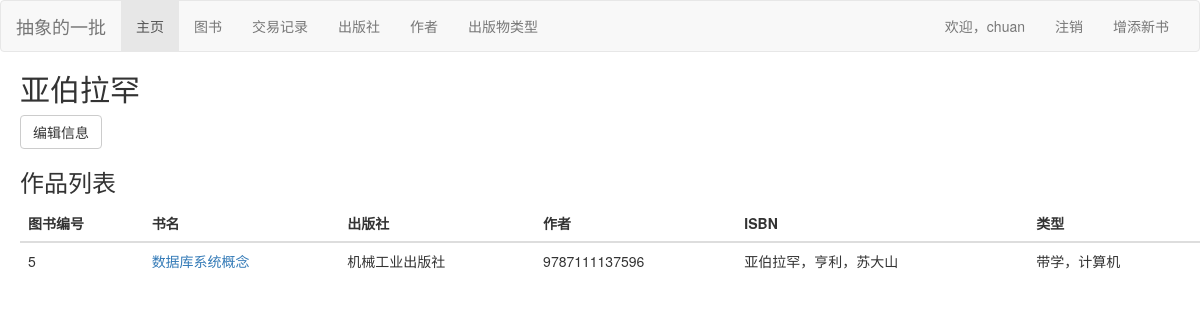
The page /bookstore/authors/3/ (signed in) on the database its author committed.
### bookstore/models.py (models this page shows, shortened)
class Author(models.Model):
    name = models.CharField(max_length=30, verbose_name='作者姓名')
    class Meta:
        verbose_name = '作者'
        verbose_name_plural = '作者'
        ordering = ['name', ]

class Book(models.Model):
    ISBN = models.CharField(max_length=13, verbose_name='ISBN号', help_text='请输入纯数字ISBN（不带横杠）', validators=
                            [vl.RegexValidator(regex='^\d{13}$', message='请确保ISBN格式正确！')])
    name = models.CharField(max_length=50, verbose_name='书名')
    language = models.CharField(max_length=10, verbose_name='语言', default='汉语')
    author = models.ManyToManyField(Author, verbose_name='作者')
    publisher = models.ForeignKey(Publisher, on_delete=models.DO_NOTHING, verbose_name='出版社')
    price = models.DecimalField(max_digits=5, decimal_places=2, verbose_name='售价', validators=
                                [vl.MaxValueValidator(999.99, message='最高999.99元'),
                                 vl.MinValueValidator(0.01, message='最低0.01元')])
    inventory = models.IntegerField(verbose_name='当前库存', validators=[vl.MinValueValidator(0)], default=0)
    category = models.ManyToManyField(Category, verbose_name='类别')
    summary = models.CharField(max_length=100, verbose_name='简介', default='懒狗管理员没有留下任何摘要，是不是可以爬了？')
    class Meta:
        verbose_name = '图书信息'
        verbose_name_plural = '图书信息'
        ordering = ['name', 'publisher', ]
    def get_absolute_url(self):
        return reverse('related_transaction', args=[str(self.id)])
    def get_author(self):
        return '，'.join([a.name for a in self.author.order_by('name')])
    def get_category(self):
        return '，'.join([c.name for c in self.category.order_by('name')])

class Publisher(models.Model):
    name = models.CharField(max_length=30, verbose_name='出版社')
    class Meta:
        verbose_name = '出版社'
        verbose_name_plural = '出版社'
        ordering = ['name', ]
    def __str__(self):
        return self.name

class Category(models.Model):
    name = models.CharField(max_length=10, verbose_name='类别')
    class Meta:
        verbose_name = '类别'
        verbose_name_plural = '类别'
        ordering = ['name', ]

### bookstore/views.py (the view)
# urls.py: path('authors/<int:aid>/', views.author_books, name='author_books'),
@login_required
def author_books(request, aid):
    author = get_object_or_404(Author, id=aid)
    author_books = author.book_set.filter(author=author)
    return render(request, 'bookstore/author_books.html', {'author': author, 'author_books': author_books})

### bookstore/templates/bookstore/author_books.html
{% extends 'base.html' %}
{% block content %}
  <div style="margin-left:20px;margin-top:20px">
    <h2>{{ author.name }}</h2>
    <a class="btn btn-default" href="{% url 'author_update' author.id %}" role="button">编辑信息</a>
    <h3>作品列表</h3>
    <table class="table table-hover">
      <thead>
        <tr>
            <th>图书编号</th>
            <th>书名</th>
            <th>出版社</th>
            <th>作者</th>
            <th>ISBN</th>
            <th>类型</th>
        </tr>
      </thead>
      <tbody>
        {% for book in author_books %}
          <tr>
            <td>{{ book.id }}</td>
            <td><a href="{{ book.get_absolute_url }}">{{ book.name }}</a></td>
            <td>{{ book.publisher }}</td>
            <td>{{ book.ISBN }}</td>
            <td>{{ book.get_author }}</td>
            <td>{{ book.get_category }}</td>
          </tr>
        {% empty %}
          <li>没有了，没有此人的著作了！</li>
        {% endfor %}
      </tbody>
    </table>
  </div>
{% endblock %}

### bookstore/templates/base.html (shortened to what this page needs)
<!DOCTYPE html>
<html lang="zh-hans">
<head>
  <link href="https://cdn.jsdelivr.net/npm/bootstrap@3.3.7/dist/css/bootstrap.min.css" rel="stylesheet">
</head>
<body>
<nav class="navbar navbar-default">
  <div class="container-fluid">
    <div class="navbar-header">
      <a class="navbar-brand">抽象的一批</a>
    </div>
    <div class="collapse navbar-collapse" id="bs-example-navbar-collapse-1">
      <ul class="nav navbar-nav">
        <li role="presentation" class="active"><a href="{% url 'index' %}">主页</a></li>
        <li role="presentation"><a href="{% url 'books' %}">图书</a></li>
        <li role="presentation"><a href="{% url 'transactions' %}">交易记录</a></li>
        <li role="presentation"><a href="{% url 'publishers' %}">出版社</a></li>
        <li role="presentation"><a href="{% url 'authors' %}">作者</a></li>
        <li role="presentation"><a href="{% url 'categories' %}">出版物类型</a></li>
      </ul>
      <ul class="nav navbar-nav navbar-right">
        {% if user.is_authenticated %}
          <li><a href="{% url 'profile' user.id %}?next={{request.path}}">欢迎，{{ user.get_username }}</a></li>
          <li><a href="{% url 'logout'%}?next={{request.path}}">注销</a></li>
          <li><a href="{% url 'newbook' %}?next={{request.path}}">增添新书</a></li>
        {% else %}
          <li><a href="{% url 'login'%}?next={{request.path}}">去登录</a></li>
        {% endif %}
      </ul>
    </div>
  </div>
</nav>
{% block content %}{% endblock %}
</body>
</html>

### rows shown on the page
Author: name "亚伯拉罕"
Book: id "5", name "数据库系统概念", publisher "机械工业出版社", ISBN "9787111137596", get_author "亚伯拉罕，亨利，苏大山", get_category "带学，计算机"

### other values the page prints
{{ user.get_username }} "chuan"
